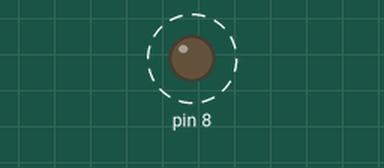
Recording of a sketch running on a simulated Arduino Uno, built with avr-gcc and run on an emulated ATmega328P. Shown: output pins drawn as LEDs (lit = HIGH). Dashed ring = blinking.

Above: at 0.06 s.
Timing chart, 0 to 3.0 s (numbered marks = the images above):
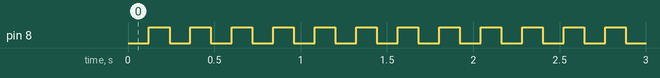

Measured:
- by itself, pin 8: alternates HIGH for 0.12 s and LOW for 0.12 s

The sketch:

Timer1_blink.ino
```cpp
void setup() {
  pinMode(8, OUTPUT);
  Serial.begin(9600);

  TCCR1A = 0;
  TCCR1B = 0;

  //TCCR1B |= B00000101;  //1024
  // 16000000 / 1024 = 15 Khz
  //TCCR1B |= B00000100; //256
  // 16000000 / 256 = 62.5 Khz
  TCCR1B |= B00000011; //64
  // 16000000 / 64 = 250 Khz

  TCNT1 = 0x8AB0;

  TIMSK1 |= (1 << TOIE1);
}

void loop() {}

ISR(TIMER1_OVF_vect) {
  TCNT1 = 0x8AB0;
  digitalWrite(8, !digitalRead(8));
}
```
